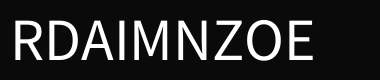
Frame 1 (no input)
Frame 60 (the mouse pressed at the canvas centre just before this capture): identical to frame 1, image omitted
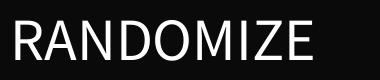
Frame 120 (the mouse held since frame 60 and released just before this capture)

The Processing sketch that drew these frames (run headless with seeded random() and noise(); from frame 60 on, the mouse is pressed at the canvas centre):

// Processing sketch: processing_163146
// ── processing_163146.pde



void setup() {
  size(380,80);
  
  
  
}
  void draw() {
  
  noCursor();
  
    background(10);
    
 textSize(60);
 text("RDAIMNZOE", 10,60);
 
  
 
 if (mousePressed  == true){
   
 background(10);
    
 textSize(60);
 text("RANDOMIZE", 10,60);
}
  }
